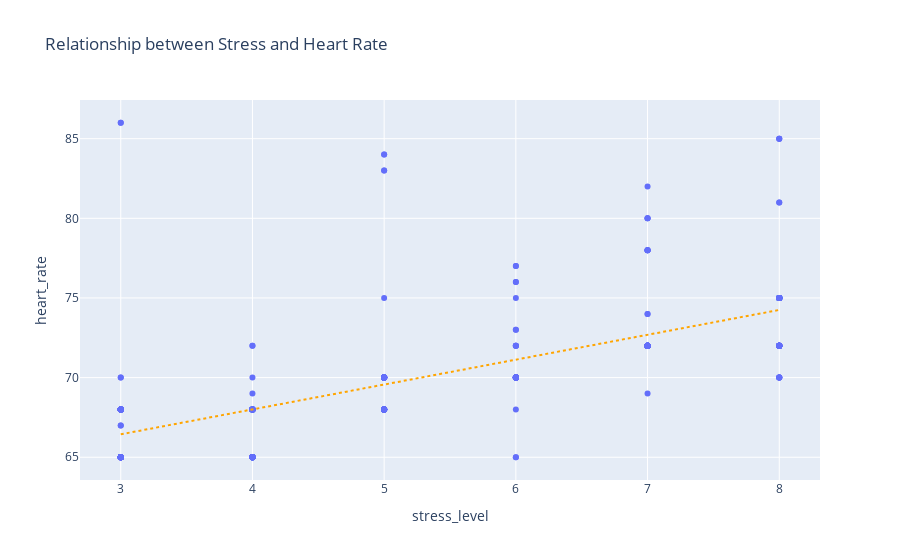

Notebook source saved alongside this figure:
### Code cell
#case 2 : finding relationship of stress level and heart rate (with occupation)
def stress_heart_rate(df):
    
    temp_df = pd.DataFrame()
    temp_df[['person_id','occupation','stress_level','heart_rate']] = df[['person_id','occupation','stress_level','heart_rate']]

    #finding average stress level and heart rate in all occupations
    overall_stress = temp_df.groupby('occupation')['stress_level'].mean().reset_index(name='average')
    overall_stress['average'] = overall_stress['average'].apply(lambda x:round(x,2))
    overall_stress = overall_stress.sort_values(by='average',ascending=False)
    #print(overall_stress)
    overall_heart = temp_df.groupby('occupation')['heart_rate'].mean().reset_index(name='average')
    overall_heart['average'] = overall_heart['average'].apply(lambda x:round(x,2))
    overall_heart = overall_heart.sort_values(by='average',ascending=False)
    #print(overall_heart)

    #combine both averages into one dataframe (get only for count >= 10)
    combined = overall_stress.merge(overall_heart, on='occupation', suffixes=('_stress', '_heart'))
    counts = temp_df.groupby('occupation')['person_id'].count().reset_index(name='count')
    combined = combined.merge(counts, on='occupation')
    combined = combined[combined['count']>=10] 
    
    #plotting graphs
    fig1 = px.scatter(temp_df,x='stress_level',y='heart_rate',title='Relationship between Stress and Heart Rate',trendline='ols')
    fig1.update_traces(selector=dict(mode='lines'),line=dict(dash='dot',color='orange'))

    fig2 = px.scatter(combined, x='average_stress',  y='average_heart', size='count', text='occupation', title='Average Stress & Heart Rate by Occupation')
    fig2.update_traces(textposition='top center')

    fig3 = px.bar(combined, y='occupation', x=['average_stress', 'average_heart'], barmode='group', orientation='h', title='Average Stress & Heart Rate by Occupation',
                  labels={'value':'average_level'})

    #showing graphs
    fig1.show()
    fig2.show()
    fig3.show()

stress_heart_rate(df)

### Figure 1 — Plotly figure (JSON) as saved in the notebook; plotly's stock layout.template omitted (floating-point values rounded to 4 significant figures; data arrays with more than 128 entries replaced by an {"elided": "..."} marker saying what was removed)
{"data": [{"hovertemplate": "stress_level=%{x}<br>heart_rate=%{y}<extra></extra>", "legendgroup": "", "marker": {"color": "#636efa", "symbol": "circle"}, "mode": "markers", "name": "", "orientation": "v", "showlegend": false, "type": "scatter", "x": {"elided": "374 int values"}, "xaxis": "x", "y": {"elided": "374 int values"}, "yaxis": "y"}, {"hovertemplate": "<b>OLS trendline</b><br>heart_rate = 1.56155 * stress_level + 61.7568<br>R<sup>2</sup>=0.448935<br><br>stress_level=%{x}<br>heart_rate=%{y} <b>(trend)</b><extra></extra>", "legendgroup": "", "line": {"color": "orange", "dash": "dot"}, "marker": {"color": "#636efa", "symbol": "circle"}, "mode": "lines", "name": "", "showlegend": false, "type": "scatter", "x": {"elided": "374 int values"}, "xaxis": "x", "y": {"elided": "374 float values"}, "yaxis": "y"}], "layout": {"legend": {"tracegroupgap": 0}, "title": {"text": "Relationship between Stress and Heart Rate"}, "xaxis": {"anchor": "y", "domain": [0, 1], "title": {"text": "stress_level"}}, "yaxis": {"anchor": "x", "domain": [0, 1], "title": {"text": "heart_rate"}}}}
